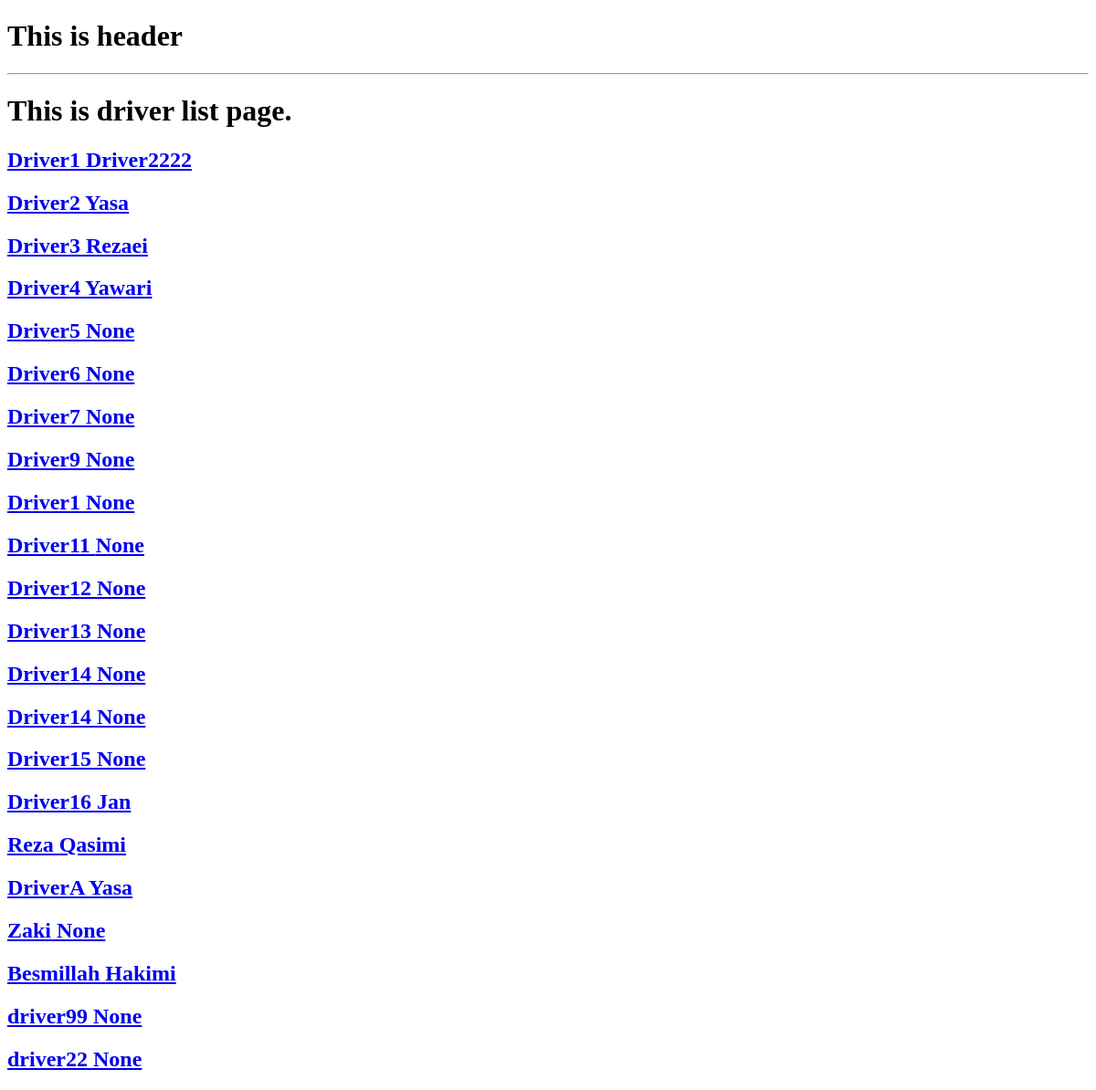
/driver_list/, run on an earlier commit of the app's database.
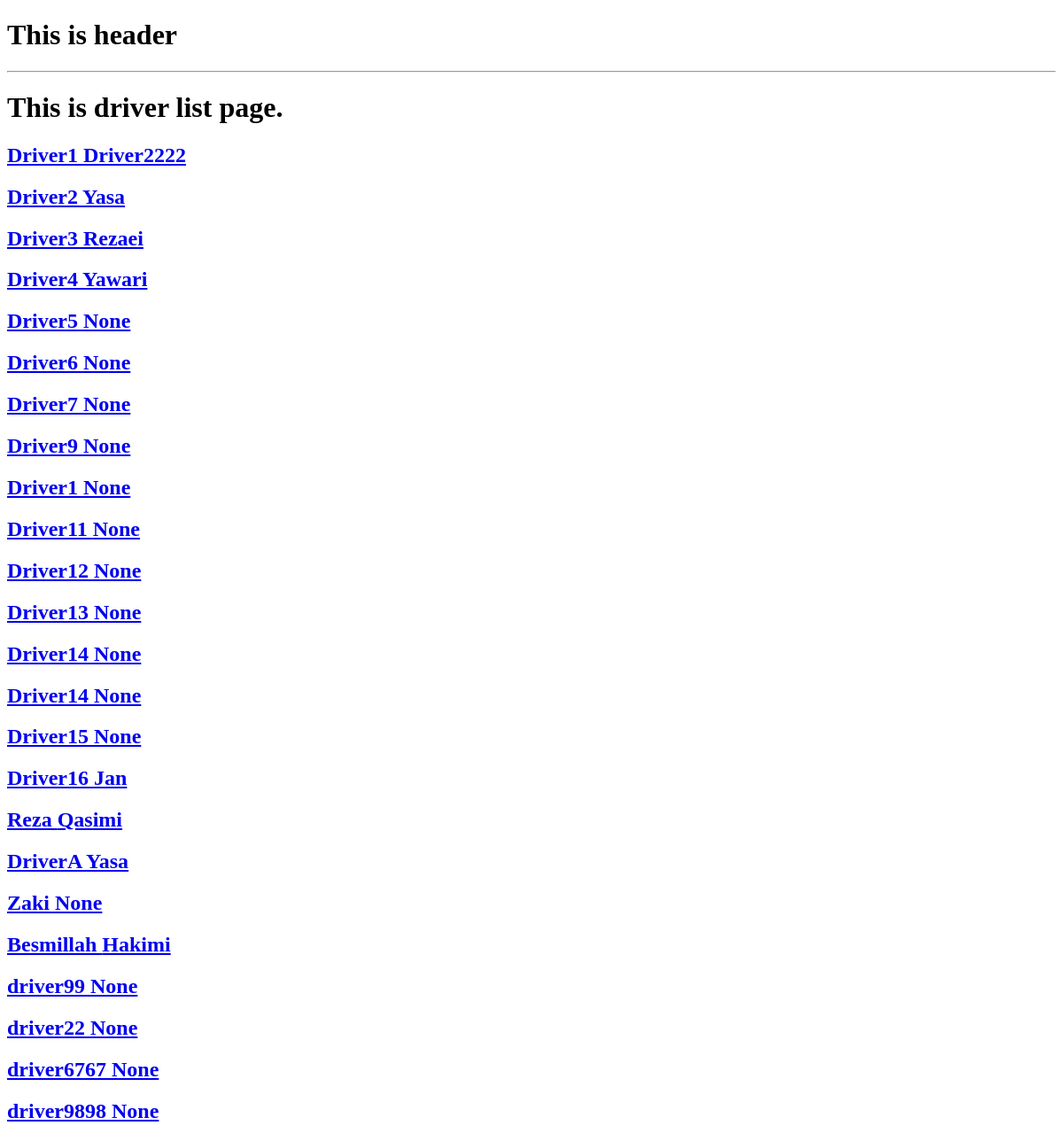
And on a later commit of the database.
### accounts/models.py (models this page shows, shortened)
class DriverProfile(models.Model):
    GENDER = (
        ('آقا', 'آقا'),
        ('خانم', 'خانم'),
    )
    id = models.UUIDField(primary_key=True, default=uuid.uuid4, editable=False, unique=True)
    licence_num = models.CharField(max_length=250, unique=True)
    user = models.OneToOneField(User, on_delete=models.SET_NULL, null=True)
    first_name = models.CharField(max_length=200)
    last_name = models.CharField(max_length=200, blank=True, null=True)
    father_name = models.CharField(max_length=200)
    gender = models.CharField(max_length=5, choices=GENDER, default='آقا')
    blood_group = models.CharField(max_length=10, blank=True, null=True)
    tazkira_num = models.CharField(max_length=255)
    current_address = models.OneToOneField('Address', on_delete=models.CASCADE, blank=True, null=True)
    phone_num = models.CharField(max_length=14,unique=True, null=True, blank=True)
    tazkira_img = models.ImageField(upload_to="media/driver/id_images", default="media/driver_id.jpg", null=True, blank=True)
    avatar = models.ImageField(upload_to="media/driver/profile_images", default="media/driver.jpg", null=True, blank=True)
    id = models.UUIDField(primary_key=True, default=uuid.uuid4, editable=False, unique=True)

### accounts/views.py (the view)
# urls.py: path('driver_list/', views.driver_list, name='driver-list'),
def driver_list(request):
    drivers = DriverProfile.objects.all()
    context = {
        'drivers': drivers,
    }
    return render(request, 'accounts/driver_list.html', context)

### accounts/templates/accounts/driver_list.html
{% extends 'base.html' %}
{% block content %}
    <h1>This is driver list page.</h1>
    {% for driver in drivers %}
        <div>
            <a href="{% url 'driver-detail' driver.id %}"><h2>{{ driver.first_name }} {{ driver.last_name }}</h2></a>
        </div>
    {% endfor %}
{% endblock content %}

What changed in the data, as far as the page shows it:
added DriverProfile: first_name "driver6767", last_name "None"
added DriverProfile: first_name "driver9898", last_name "None"
